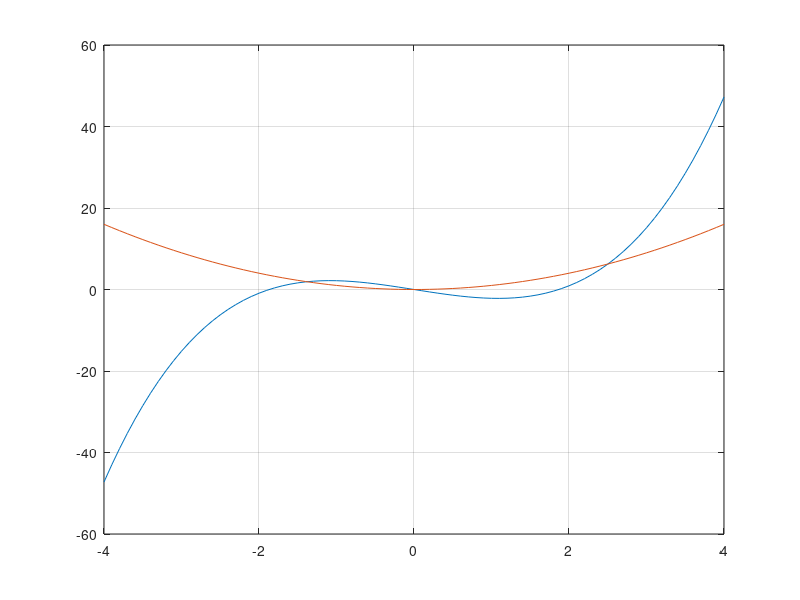

Recreate this plot in MATLAB.
8,% MATLAB ASSIGNMENT 
 %ALIF OSMAN OTOO
 %3038320

% Question 1a
x = -4:0.1:4;
y = x.^3 - 4*x + sin(x);
plot(x, y)
grid on
hold on

% 1bi
y = x.^2;
plot(x, y)

% Question b i
ans_for_bi = 6*(10/13)+18/(5*7)+5*(9.^2);
fprintf("b) i) %d\n", ans_for_bi);

% Question b ii
ans_for_bii = 6* (35 + 1/4) +14.^0.35;
fprintf("b) ii) %d\n", ans_for_bii);

% Question c

% old cylinder volume
original_radius = 8;
original_height = 15;
original_volume = pi*original_radius.^2*original_height;
fprintf("Volume: %d\n", original_volume);

% calculating new radius
new_volume = original_volume + original_volume*0.2;
new_radius_squared = new_volume / (pi * original_height) ;
new_radius = sqrt(new_radius_squared);
fprintf("New radius when the volume is 20 percent higher: %d\n", new_radius);

% how large the new radius should be?
difference = new_radius - original_radius;
fprintf("Therefore the radius should be %d larger than the original radius\n", difference);
